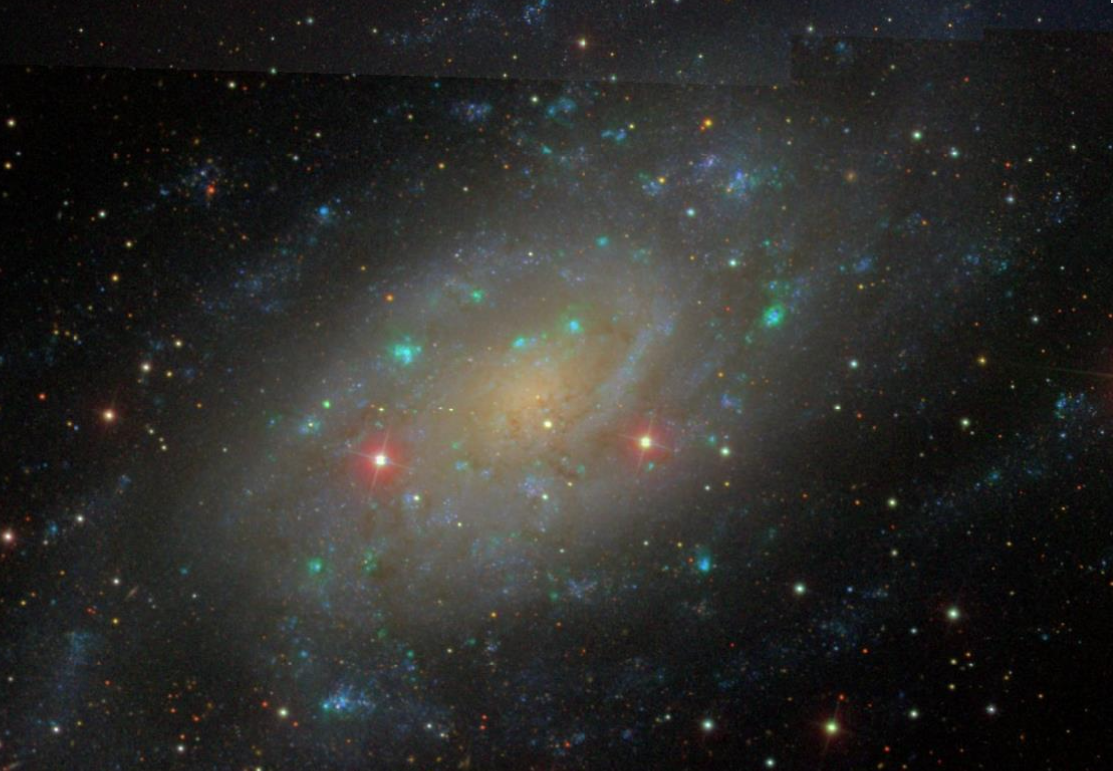
#> input picture data/images/ngc2403.png, 1113 x 771 px
$ jupyter execute --allow-errors 1.ipynb
#> lines starting #> are read from the running program, lines starting #| are printed output that depends on the picture
[cell 1]
#cambio ignorable. Solo para probar gpg keys
1+1

[cell 2]
from matplotlib import pyplot as plt
from matplotlib.colors import LogNorm
import numpy as np

[cell 3]
# Load the image
image_path = "../data/images/ngc2403.png"
#resembling human eye perception
#image_data = np.dot(plt.imread(image_path)[..., :3], [0.2989, 0.5870, 0.1140])
image_data = np.dot(plt.imread(image_path)[..., :3], [1,1,1])
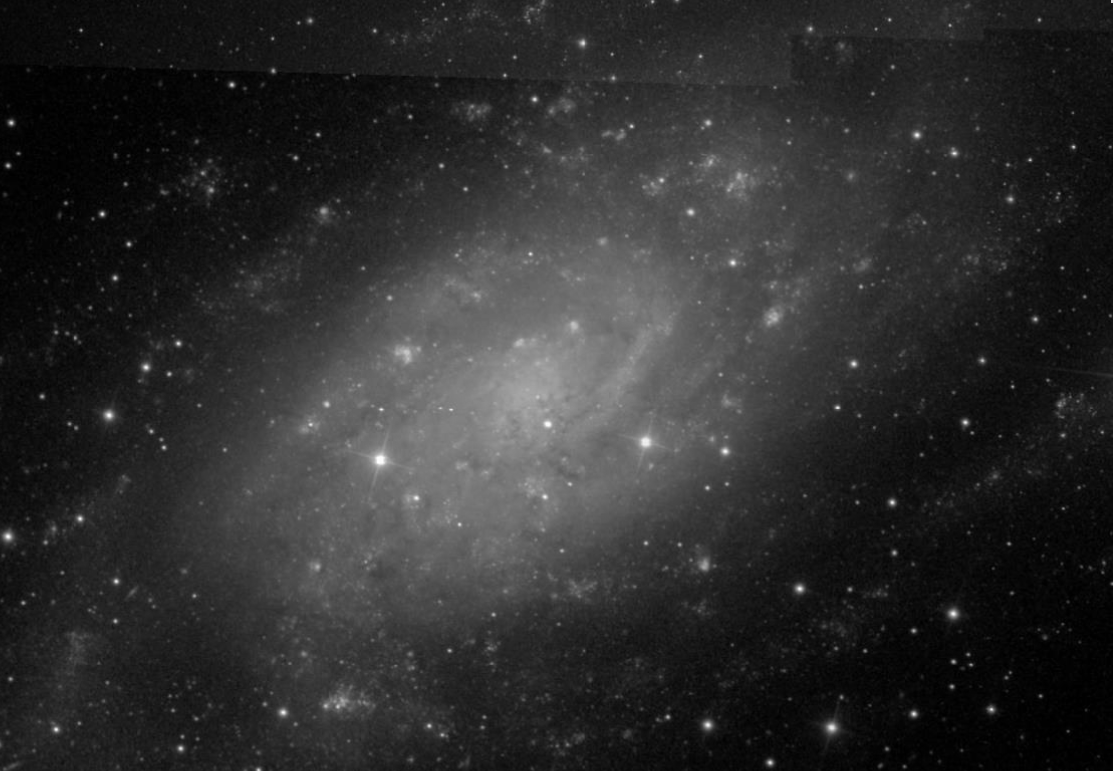
#> image_data: shape (771, 1113) float64; min 0, max 2.85, mean 0.512; drawn with min black and max white

[cell 4]
# Display the image using a logarithmic scale for better visualization
plt.figure(figsize=(10, 10))
#plt.imshow(image_data, norm=LogNorm(), cmap='gray')
plt.imshow(image_data, cmap='gray')
plt.colorbar()
plt.title('Galaxy Image')
plt.show()
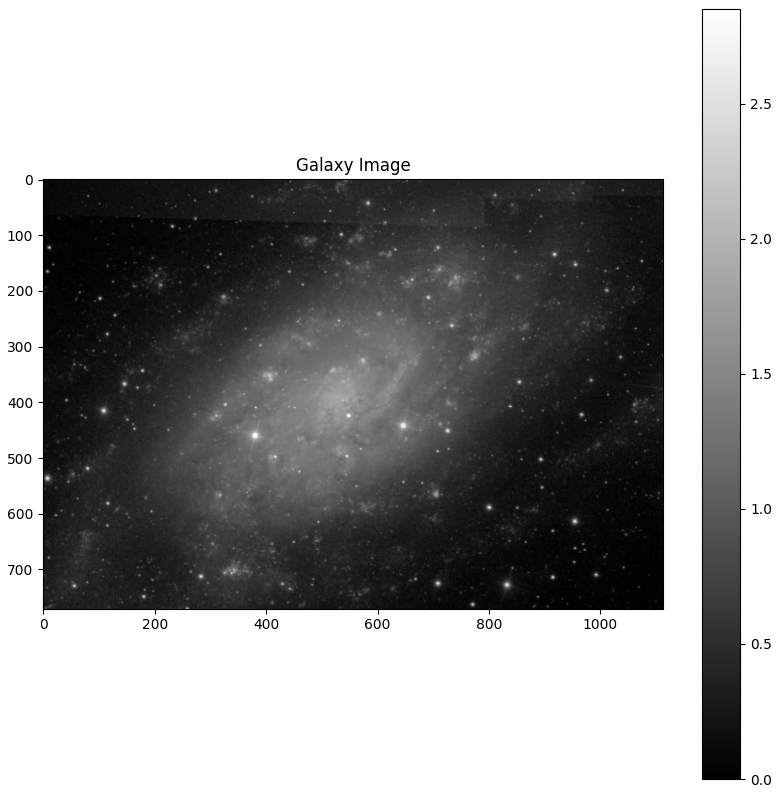
#> figure drawn by matplotlib, 2 panels

[cell 5]
from photutils.centroids import centroid_com

# Sum intensities along x and y axes
sum_x = np.sum(image_data, axis=0)
#> sum_x = 1113 values, max 717.1 at index 534, min 120 at index 1096, mean 394.4
sum_y = np.sum(image_data, axis=1)
#> sum_y = 771 values, max 882 at index 424, min 260.2 at index 770, mean 569.4

# Find the peak in the marginal sums
center_x = np.argmax(sum_x)
#> center_x = 534
center_y = np.argmax(sum_y)
#> center_y = 424


# Define a small box around the approximate center to refine the centroid calculation
box_size = 50  # Adjust based on the image scale
x_min, x_max = max(0, center_x - box_size), min(image_data.shape[1], center_x + box_size)
#> x_min = 484; x_max = 584
y_min, y_max = max(0, center_y - box_size), min(image_data.shape[0], center_y + box_size)
#> y_min = 374; y_max = 474

sub_image = image_data[y_min:y_max, x_min:x_max]
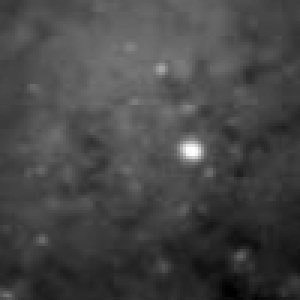
#> sub_image: shape (100, 100) float64 (shown 3 times larger); min 1.08, max 2.81, mean 1.56; drawn with min black and max white

# Calculate the centroid
#> (the rest of this cell did not finish here and is left out)

[cell 6]
import numpy as np
from photutils.isophote import Ellipse, EllipseGeometry

# Define the geometry starting at the refined center
#> (the rest of this cell did not finish here and is left out)

[cell 7]
# Plot the image with fitted isophotes
plt.figure(figsize=(10, 10))
plt.imshow(image_data, cmap='gray', origin='lower')
plt.colorbar()
plt.title('Galaxy Image with Isophotes')

# Overlay isophotes
incs = []
#> (the rest of this cell did not finish here and is left out)

[cell 8]
import seaborn as sns
import matplotlib.pyplot as plt
import numpy as np

mean_inclination = np.mean(incs)
std_inclination = np.std(incs)

sns.histplot(incs, kde=True, bins=10)
plt.title('Inclination Histogram')
plt.xlabel('Inclination (degrees)')
plt.ylabel('Count')

plt.axvline(mean_inclination, color='r', linestyle='--', label=f'Mean: {mean_inclination:.2f}°')
plt.axvline(mean_inclination + std_inclination, color='g', linestyle='--', label=f'Std Dev: {std_inclination:.2f}°')
plt.axvline(mean_inclination - std_inclination, color='g', linestyle='--')

plt.legend()
plt.show()
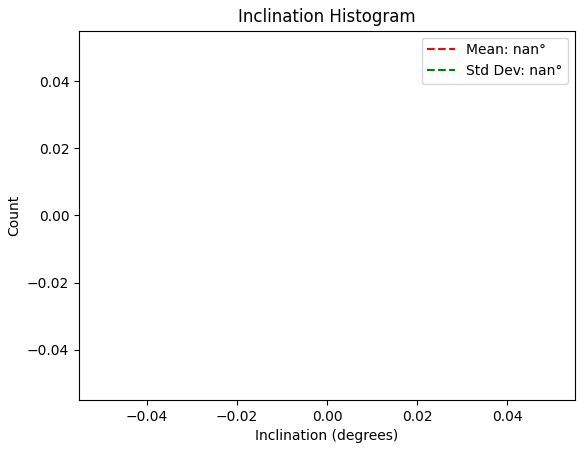
#> figure drawn by matplotlib, 1 panel

[cell 9]
from astropy.stats import sigma_clipped_stats

# Calculate the background statistics
mean, median, stddev = sigma_clipped_stats(image_data)
#> mean = 0.487; median = 0.404; stddev = 0.35

# Extract radius (sma) and mean intensity from each isophote
radii = []
mean_intensity = []

#> (the rest of this cell did not finish here and is left out)

[cell 10]
from scipy.optimize import curve_fit
import numpy as np
import matplotlib.pyplot as plt
from scipy.integrate import quad

# Define the Sersic profile in surface brightness
def sersic_surface_brightness(r, mu_e, r_e, n):
    b_n = 2 * n - 0.327
    return mu_e + 2.5 * b_n * ((r / r_e)**(1/n) - 1)

# Define a linear function
def linear_surface_brightness(r, a, b):
    return a * r + b

# Remove NaNs from the data
#> (the rest of this cell did not finish here and is left out)

## Pitch angle

[cell 11]
import numpy as np
import matplotlib.pyplot as plt
from scipy.optimize import curve_fit
from skimage import io, filters
import cv2

# Load the image
image_path = '../data/images/ngc2403.png'
image = cv2.imread(image_path)

# Convert the image to grayscale
gray_image = cv2.cvtColor(image, cv2.COLOR_BGR2GRAY)

# Edge detection
edges = filters.sobel(gray_image)
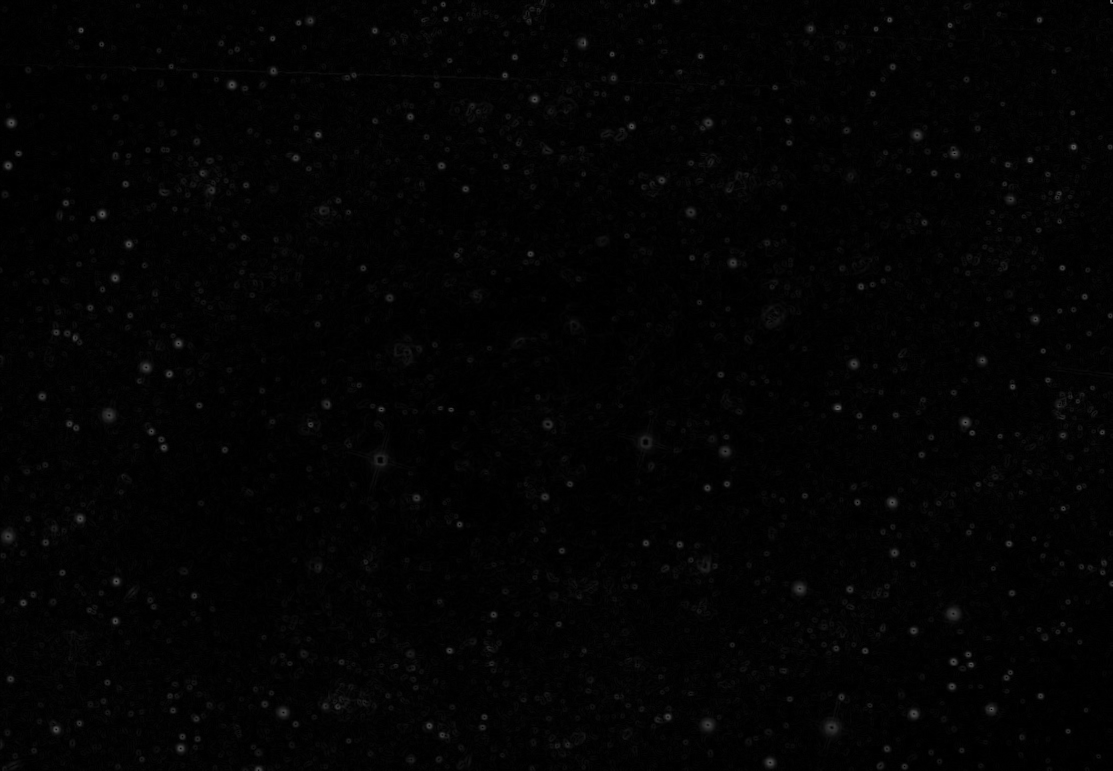
#> edges: shape (771, 1113) float64; min 0, max 0.547, mean 0.0142

# Define the logarithmic spiral function
def log_spiral(theta, a, b):
    return a * np.exp(b * theta)

# Example coordinates of a spiral arm (to be replaced by actual coordinates)
theta = np.linspace(0, 4 * np.pi, 100)  # Angular positions (in radians)
r = log_spiral(theta, 10, 0.2)  # Radial distances for demo

# Fit the logarithmic spiral model
params, _ = curve_fit(log_spiral, theta, r)
a_fit, b_fit = params

# Calculate the pitch angle
pitch_angle = np.degrees(np.arctan(b_fit))

# Generate the fitted spiral
theta_fit = np.linspace(0, 4 * np.pi, 100)
r_fit = log_spiral(theta_fit, *params)

# Plotting
fig, ax = plt.subplots(1, 1, figsize=(7, 7), subplot_kw={'projection': 'polar'})

# Plot the original data points in polar coordinates
ax.plot(theta, r, 'o', label='Data Points')

# Plot the fitted logarithmic spiral in polar coordinates
ax.plot(theta_fit, r_fit, '-', color='red', linewidth=2, label='Spiral Fit')

# Set plot title and add legend
ax.set_title(f"Logarithmic Spiral Fit with Pitch Angle: {pitch_angle:.2f}°")
ax.legend()

plt.show()
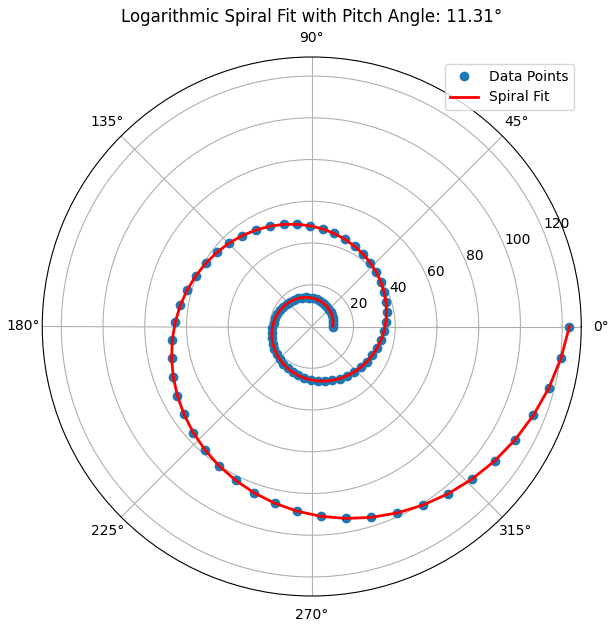
#> figure drawn by matplotlib, 1 panel; curve peaks at x = 12.57, y = 123.5; curve peaks at x = 12.57, y = 123.5

print(f"Estimated Pitch Angle: {pitch_angle:.2f}°")

$ run again, with data/images/centers.png copied over data/images/ngc2403.png
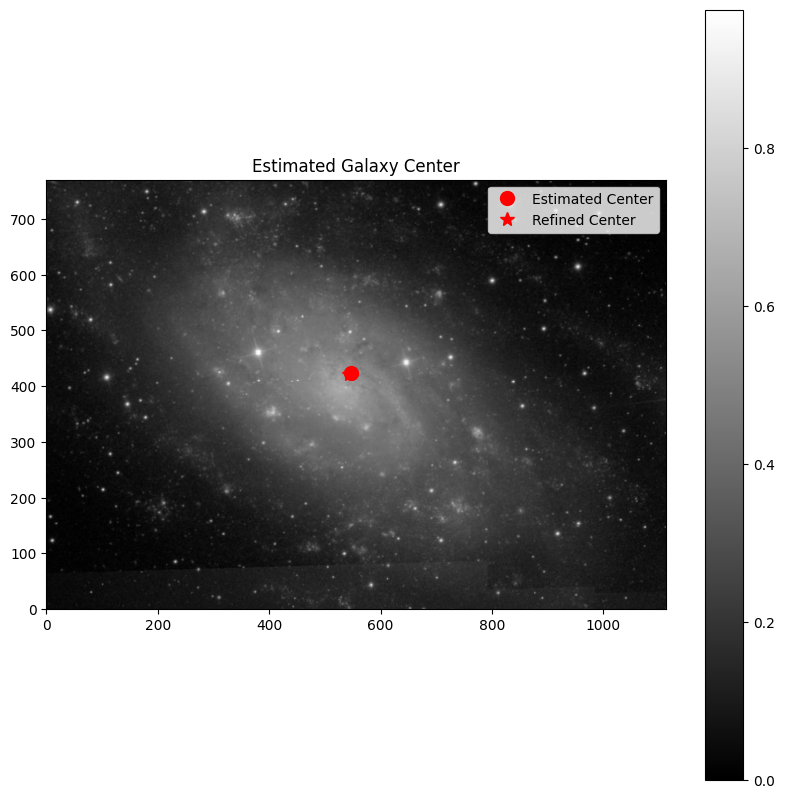
#> input picture data/images/centers.png, 785 x 798 px
#> `plt.show()`:
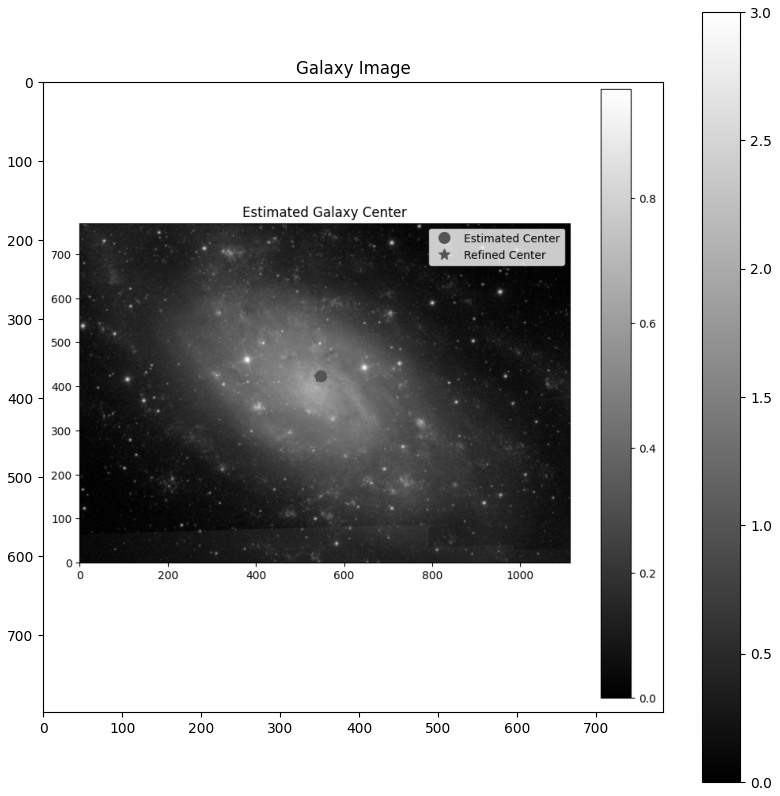
#> figure drawn by matplotlib, 2 panels
#> sum_x = 785 values, max 2394 at index 0, min 81.15 at index 743, mean 1502.6
#> sum_y = 798 values, max 2355 at index 0, min 377.2 at index 609, mean 1478.1
#> center_x = 0
#> x_max = 50
#> y_min = 0; y_max = 50
#> sub_image: shape (50, 50) float64; every value is 3
#> mean = 1.88; median = 3; stddev = 1.23
#> `edges = filters.sobel(gray_image)`:
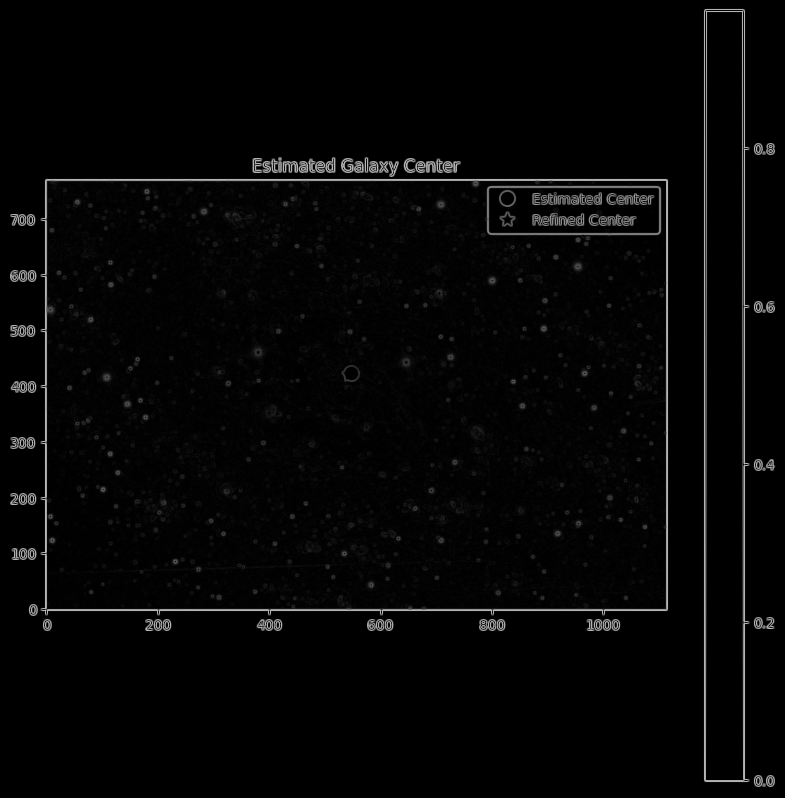
#> edges: shape (798, 785) float64; min 0, max 0.746, mean 0.022
